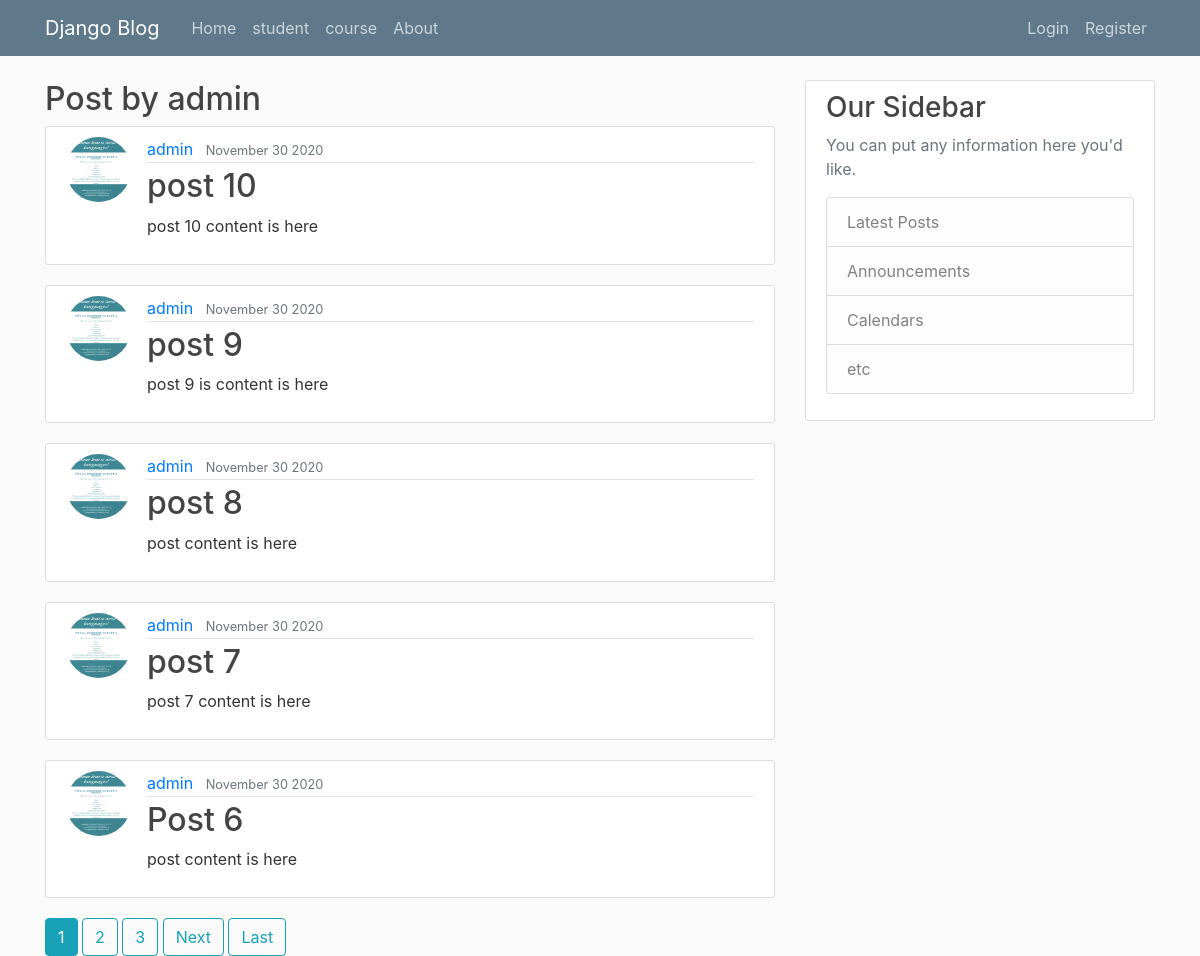
/blog/post/admin, run on the app's committed database.
### blog/models.py (models this page shows, shortened)
class post(models.Model):
    title=models.CharField(max_length=64)
    content=models.TextField()
    date_posted=models.DateTimeField(default=timezone.now)
    author=models.ForeignKey(User,on_delete=models.CASCADE)

### users/models.py (models this page shows, shortened)
class profile(models.Model):
    user=models.OneToOneField(User,on_delete=models.CASCADE,related_name="profile")
    image=models.ImageField(default='default.jpg',upload_to='profile_pic')

### blog/views.py (the view)
# urls.py: path("post/<str:username>", UserPostListView.as_view(), name="user-post"),
class UserPostListView(ListView):
    model = post
    template_name = 'blog/user_post.html'
    context_object_name = 'posts'
    ordering = ['-date_posted']
    paginate_by = 5
    def get_queryset(self):
        user=get_object_or_404(User,username=self.kwargs.get('username'))
        return post.objects.filter(author=user).order_by('-date_posted')

### blog/templates/blog/user_post.html (shortened to what this page needs)
{% extends "blog/layout.html" %}
{% block content %}
    <h2> Post by {{ view.kwargs.username }}</h2>
    {% for post in posts %}
      <article class="media content-section">
       <img class="rounded-circle article-img" src="{{ post.author.profile.image.url }}" alt="">
       <div class="media-body">
        <div class="article-metadata">
          <a class="mr-2" href="#">{{ post.author }}</a>
          <small class="text-muted">{{ post.date_posted |date:"F d Y" }}</small>
        </div>
        <h2><a class="article-title" href="{% url 'post-detail' post.id %}">{{ post.title }}</a></h2>
        <p class="article-content">{{ post.content }}</p>
      </div>
    </article>
    {% endfor %}
    {% if is_paginated %}
        {%  for num in page_obj.paginator.page_range %}
            {% if num == page_obj.number %}
                <a  class="btn btn-info" href="?page={{ num }}">{{ num }}</a>
            {% elif num > page_obj.number|add:'-3' and num < page_obj.number|add:'3' %}
                <a  class="btn btn-outline-info" href="?page={{ num }}">{{ num }}</a>
            {% endif %}
        {% endfor %}
        {% if page_obj.has_next %}
            <a class="btn btn-outline-info" href="?page={{ page_obj.next_page_number }}">Next</a>
            <a class="btn btn-outline-info" href="?page={{ page_obj.paginator.num_page }}">Last</a>
        {% endif %}
    {% endif %}
{% endblock %}

### blog/static/main.css (style rules this page uses)
body { background: #fafafa; color: #333333; margin-top: 5rem; }
h1, h2, h3, h4, h5, h6 { color: #444444; }
.content-section { background: #ffffff; padding: 10px 20px; border: 1px solid #dddddd; border-radius: 3px; margin-bottom: 20px; }
.article-title { color: #444444; }
.article-content { white-space: pre-line; }
.article-img { height: 65px; width: 65px; margin-right: 16px; }
.article-metadata { padding-bottom: 1px; margin-bottom: 4px; border-bottom: 1px solid #e3e3e3 }

### data on the page
post: author.profile.image (picture), author "admin", date_posted "November 30 2020", title "post 10", content "post 10 content is here"
post: author.profile.image (picture), author "admin", date_posted "November 30 2020", title "post 9", content "post 9 is content is here"
post: author.profile.image (picture), author "admin", date_posted "November 30 2020", title "post 8", content "post content is here"
post: author.profile.image (picture), author "admin", date_posted "November 30 2020", title "post 7", content "post 7 content is here"
post: author.profile.image (picture), author "admin", date_posted "November 30 2020", title "Post 6", content "post content is here"

### other printed values
{{ view.kwargs.username }} "admin"
{{ num }} "1"
{{ num }} "2" "3"
